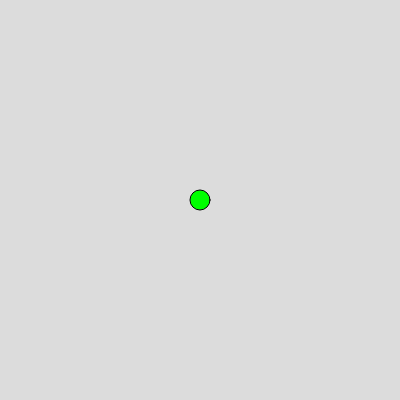
Frame 1 (no input)
Frame 60 (no input): identical to frame 1, image omitted
Frame 120 (the mouse pressed at the canvas centre since frame 60): identical to frame 1, image omitted

The p5.js sketch that drew this single still picture (run headless with seeded random() and noise() and a simulated clock; from frame 60 on, the mouse is pressed at the canvas centre):

// p5.js sketch
// ── sketch.js
// Variables to record position of character.
let x;
let y;

function setup(){
  createCanvas(400, 400);
  fill(0, 255, 0);

  // Start the character off in the middle of the canvas
  x = width / 2;
  y = height / 2;
}

function draw(){
  background(220);

  // Draw the character at the current x, y position
  circle(x, y, 20);
}

function keyPressed(){
  if (key == 'w'){
    y -= 10;
  } else if (key == 'a'){
    x -= 10;
  } else if (key == 's'){
    y += 10;
  } else if (key == 'd'){
    x += 10;
  }
}
